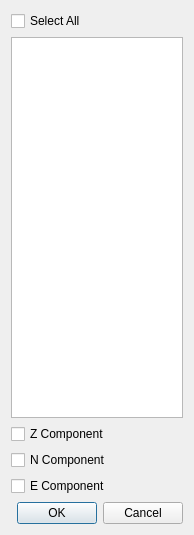
<?xml version="1.0" encoding="UTF-8"?>
<ui version="4.0">
 <class>SelectDialog</class>
 <widget class="QDialog" name="SelectDialog">
  <property name="geometry">
   <rect>
    <x>0</x>
    <y>0</y>
    <width>194</width>
    <height>535</height>
   </rect>
  </property>
  <property name="windowTitle">
   <string>Dialog</string>
  </property>
  <layout class="QGridLayout" name="gridLayout">
   <item row="0" column="0">
    <widget class="QCheckBox" name="check_all">
     <property name="text">
      <string>Select All</string>
     </property>
    </widget>
   </item>
   <item row="1" column="0">
    <widget class="QListView" name="StaListView">
     <property name="selectionMode">
      <enum>QAbstractItemView::MultiSelection</enum>
     </property>
    </widget>
   </item>
   <item row="2" column="0">
    <widget class="QCheckBox" name="zcomp">
     <property name="text">
      <string>Z Component</string>
     </property>
    </widget>
   </item>
   <item row="3" column="0">
    <widget class="QCheckBox" name="ncomp">
     <property name="text">
      <string>N Component</string>
     </property>
    </widget>
   </item>
   <item row="4" column="0">
    <widget class="QCheckBox" name="ecomp">
     <property name="text">
      <string>E Component</string>
     </property>
     <property name="autoExclusive">
      <bool>false</bool>
     </property>
    </widget>
   </item>
   <item row="5" column="0">
    <widget class="QDialogButtonBox" name="buttonBox">
     <property name="orientation">
      <enum>Qt::Horizontal</enum>
     </property>
     <property name="standardButtons">
      <set>QDialogButtonBox::Cancel|QDialogButtonBox::Ok</set>
     </property>
    </widget>
   </item>
  </layout>
 </widget>
 <resources/>
 <connections>
  <connection>
   <sender>buttonBox</sender>
   <signal>accepted()</signal>
   <receiver>SelectDialog</receiver>
   <slot>accept()</slot>
   <hints>
    <hint type="sourcelabel">
     <x>248</x>
     <y>254</y>
    </hint>
    <hint type="destinationlabel">
     <x>157</x>
     <y>274</y>
    </hint>
   </hints>
  </connection>
  <connection>
   <sender>buttonBox</sender>
   <signal>rejected()</signal>
   <receiver>SelectDialog</receiver>
   <slot>reject()</slot>
   <hints>
    <hint type="sourcelabel">
     <x>316</x>
     <y>260</y>
    </hint>
    <hint type="destinationlabel">
     <x>286</x>
     <y>274</y>
    </hint>
   </hints>
  </connection>
 </connections>
</ui>
